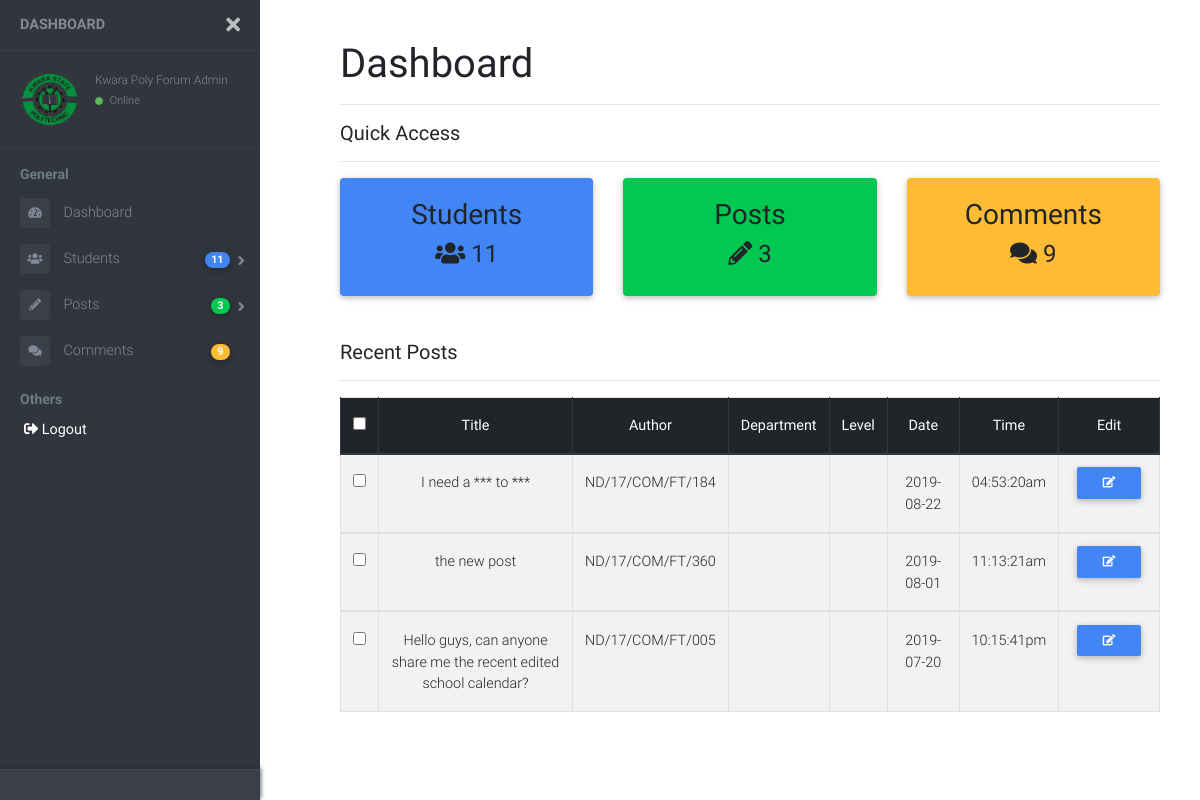
The page /kp-admin/dashboard.php on the database its author committed.
### tables this page shows
CREATE TABLE IF NOT EXISTS `allposts` (
  `id` int(11) NOT NULL AUTO_INCREMENT,
  `title` varchar(1000) NOT NULL,
  `category` varchar(1000) DEFAULT NULL,
  `year` varchar(225) DEFAULT NULL,
  `comment` text,
  `author` varchar(255) NOT NULL,
  `date` varchar(255) NOT NULL,
  `time` varchar(255) NOT NULL,
  PRIMARY KEY (`id`)
);

### kp-admin/dashboard.php (the view, shortened to what this page needs)
<?php
    include_once '../includes/dbh.inc.php';
    include_once 'header.php';
?>
    <div class="page-wrapper chiller-theme toggled">
        <a id="show-sidebar" class="btn btn-sm btn-dark" href="#">
        </a>
        <nav id="sidebar" class="sidebar-wrapper">
            <div class="sidebar-content">
                <div class="sidebar-brand">
                    <a href="#">Dashboard</a>
                    <div id="close-sidebar">
                        <i class="fas fa-times"></i>
                    </div>
                </div>
                <div class="sidebar-header">
                    <div class="user-pic">
                        <img class="img-responsive img-rounded" src="../img/logo1.png" alt="User picture">
                    </div>
                    <div class="user-info">
                        <span class="user-role">Kwara Poly Forum Admin</span>
                        <span class="user-status">
                            <i class="fa fa-circle"></i>
                            <span>Online</span>
                        </span>
                    </div>
                </div>
                <div class="sidebar-menu">
                    <ul>
                        <li class="header-menu">
                            <span>General</span>
                        </li>
                        <li>
                            <a href="dashboard.php">
                                <i class="fa fa-tachometer-alt"></i>
                                <span>Dashboard</span>
                            </a>
                        </li>
                        <li class="sidebar-dropdown">
                            <a href="#">
                                <i class="fas fa-users"></i>
                                <span>Students</span>
                                <span class="badge badge-pill badge-primary">
                                    <?php
                                        $sql = "SELECT COUNT(id) FROM students;";
                                        $query = mysqli_query($myConn, $sql);
                                        $resultCheck = mysqli_num_rows($query);
                                        if ($resultCheck > 0) {
                                            while ($row = mysqli_fetch_assoc($query)) {
                                                echo $row["COUNT(id)"];
                                            }
                                        }
                                    ?>
                                </span>
                            </a>
                        </li>
                        <li class="sidebar-dropdown">
                            <a href="#">
                                <i class="fas fa-pencil-alt"></i>
                                    <span>Posts</span>
                                <span class="badge badge-pill badge-success"><?php
                                    $sql = "SELECT COUNT(id) FROM allposts;";
                                    $query = mysqli_query($myConn, $sql);
                                    $resultCheck = mysqli_num_rows($query);
                                    if ($resultCheck > 0) {
                                        while ($row = mysqli_fetch_assoc($query)) {
                                            echo $row["COUNT(id)"];
                                        }
                                    }
                                ?></span>
                            </a>
                        </li>
                        <li>
                            <a href="#">
                                <i class="fas fa-comments"></i>
                                <span>Comments</span>
                                <span class="badge badge-pill badge-warning">
                                    <?php
                                        $sql = "SELECT COUNT(id) FROM commenttable;";
                                        $query = mysqli_query($myConn, $sql);
                                        $resultCheck = mysqli_num_rows($query);
                                        if ($resultCheck > 0) {
                                            while ($row = mysqli_fetch_assoc($query)) {
                                                echo $row["COUNT(id)"];
                                            }
                                        }
                                    ?>
                                </span>
                            </a>
                        </li>
                        <li class="header-menu">
                            <span>Others</span>
                        </li>
                        <li>
                                <form action="../includes/logout.students.inc.php" method="POST" class="logoutform">
                                    <button class="dropdown-item" type="submit" name="logout"><i class="fas fa-sign-out-alt"></i> <span>Logout</span></button>
                                </form>
                        </li>
                    </ul>
                </div>
            </div>
            <div class="sidebar-footer">
                <a href="#">
                </a>
                <a href="#">
                </a>
                <a href="#">
                </a>
                <a href="#">
                </a>
            </div>
        </nav>
        <main class="page-content">
            <div class="container-fluid">
                <h1><strong>Dashboard</strong></h1>
                <hr>
                <h5><strong>Quick Access</strong></h5>
                <hr>
                <div class="row">
                    <div class="col-xs-12 col-sm-6 col-md-6 col-lg-4">
                        <div class="card text-center bg-primary shadow-md">
                            <div class="card-body">
                                <h3>Students</h3>
                                <h4 class="Display-4">
                                    <i class="fas fa-users"></i>
                                    <?php
                                        $sql = "SELECT COUNT(id) FROM students;";
                                        $query = mysqli_query($myConn, $sql);
                                        $resultCheck = mysqli_num_rows($query);
                                        if ($resultCheck > 0) {
                                            while ($row = mysqli_fetch_assoc($query)) {
                                                echo $row["COUNT(id)"];
                                            }
                                        }
                                    ?>
                                </h4>
                            </div>
                        </div>
                    </div>
                    <div class="col-xs-12 col-sm-6 col-md-6 col-lg-4">
                        <div class="card text-center bg-success shadow-md">
                            <div class="card-body">
                                <h3>Posts</h3>
                                <h4 class="Display-4">
                                    <i class="fas fa-pencil-alt"></i> <?php
                                    $sql = "SELECT COUNT(id) FROM allposts;";
                                    $query = mysqli_query($myConn, $sql);
                                    $resultCheck = mysqli_num_rows($query);
                                    if ($resultCheck > 0) {
                                        while ($row = mysqli_fetch_assoc($query)) {
                                            echo $row["COUNT(id)"];
                                        }
                                    }
                                ?>
                                </h4>
                            </div>
                        </div>
                    </div>
                    <div class="col-xs-12 col-sm-6 col-md-6 col-lg-4">
                        <div class="card text-center bg-warning shadow-md">
                            <div class="card-body">
                                <h3>Comments</h3>
                                <h4 class="Display-4">
                                    <i class="fas fa-comments"></i>
                                    <?php
                                        $sql = "SELECT COUNT(id) FROM commenttable;";
                                        $query = mysqli_query($myConn, $sql);
                                        $resultCheck = mysqli_num_rows($query);
                                        if ($resultCheck > 0) {
                                            while ($row = mysqli_fetch_assoc($query)) {
                                                echo $row["COUNT(id)"];
                                            }
                                        }
                                    ?>
                                </h4>
                            </div>
                        </div>
                    </div>
                </div>
                <br>
                <br>
                <div class="row">
                    <div class="col-xs-12 col-sm-12 col-md-12 col-lg-12">
                        <h5><strong>Recent Posts</strong></h5>
                        <hr>
                        <div class="table-responsive">
                            <table id="mytable" class="table table-bordered table-striped text-center">
                                <thead class="thead-dark">
                                    <th>
                                        <input type="checkbox" id="checkall" />
                                    </th>
                                    <th>Title</th>
                                    <th>Author</th>
                                    <th>Department</th>
                                    <th>Level</th>
                                    <th>Date</th>
                                    <th>Time</th>
                                    <th>Edit</th>
                                </thead>
                                <?php
                                    $sql = "SELECT id, title, author, category, year, date, time FROM allposts ORDER BY id DESC;";
                                    $query = mysqli_query($myConn, $sql);
                                    $resultCheck = mysqli_num_rows($query);
                                    if ($resultCheck > 0) {
                                        while ($row = mysqli_fetch_assoc($query)) {
                                            echo "<tbody><tr><td>".'<input type="checkbox" class="checkthis" />'."</td><td>".$row["title"]."</td><td>".$row["author"]."</td><td>".$row["category"]."</td><td>".$row["year"]."</td><td>".$row["date"]."</td><td>".$row["time"]."</td><td>".'<p class="edit-button" data-placement="top" data-toggle="tooltip" title="Edit">
                                                <a href="#"><button class="btn btn-primary btn-sm" data-title="Edit" data-toggle="modal" data-target="#edit">
                                                    <i class="fas fa-edit"></i>
                                                </button></a>
                                            </p>'."</td></tr></tbody>";
                                        }
                                    }
                                ?>
                            </table>
                        </div>
                    </div>
                </div>
            </div>
        </main>
    </div>
<?php
    include_once 'footer.php';
?>

### rows shown on the page
allposts: title "I need a *** to ***", author "ND/17/COM/FT/184", date "2019-08-22", time "04:53:20am"
allposts: title "the new post", author "ND/17/COM/FT/360", date "2019-08-01", time "11:13:21am"
allposts: title "Hello guys, can anyone share me the recent edited school calendar?", author "ND/17/COM/FT/005", date "2019-07-20", time "10:15:41pm"

### other values the page prints
$row["COUNT(id)"] "11"
$row["COUNT(id)"] "3"
$row["COUNT(id)"] "9"
